Frame 1 (no input): blank canvas, image omitted
Frame 60 (no input): blank canvas, image omitted
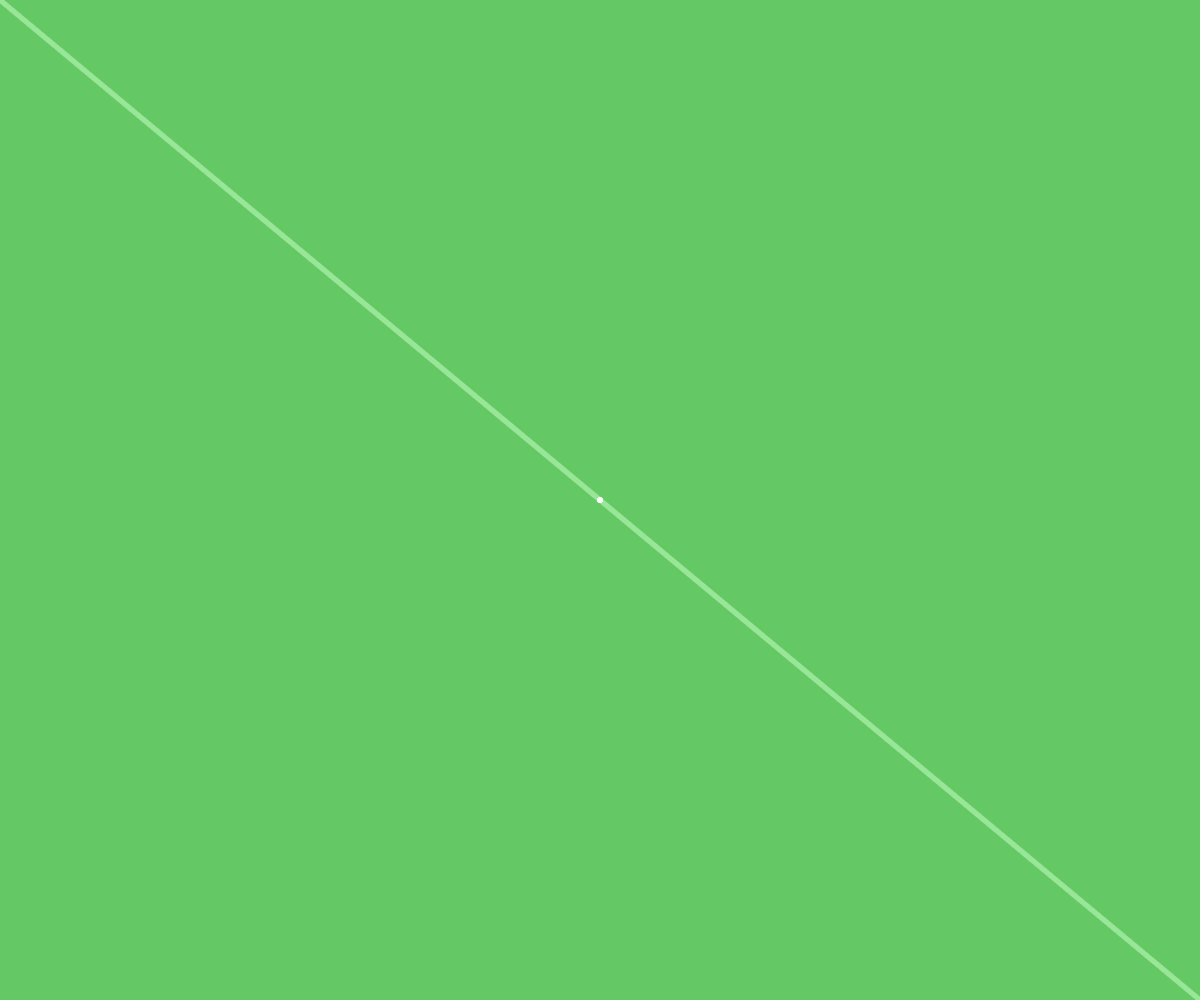
Frame 120 (the mouse pressed at the canvas centre since frame 60)

The p5.js sketch whose frames 1 and 60 were blank and that drew this single picture after the mouse press (run headless with seeded random() and noise() and a simulated clock; from frame 60 on, the mouse is pressed at the canvas centre):

// p5.js sketch
// ── sketch.js


function setup() {
  createCanvas(windowWidth, windowHeight);
  background(100, 200, 100);

  strokeWeight(5);
}

function draw() {

  background(100, 200, 100, 5);

  if (mouseIsPressed) {
    stroke(map(mouseX, 0, 600, 0, 255, true))
    line(width - mouseX, height - mouseY, width - pmouseX, height - pmouseY);
    line(mouseX, mouseY, pmouseX, pmouseY);
  }
}

// ── style.css
html {
  margin: 0;
  padding: 0;
}

body {
  margin: 100px auto 0 auto;
  width: 80%;
  text-align: center;
  font-family: "courier", monospace;
}
canvas {
  margin: auto;
  top: 0;
  left: 0;
  position: absolute;
  z-index: -1;
}
